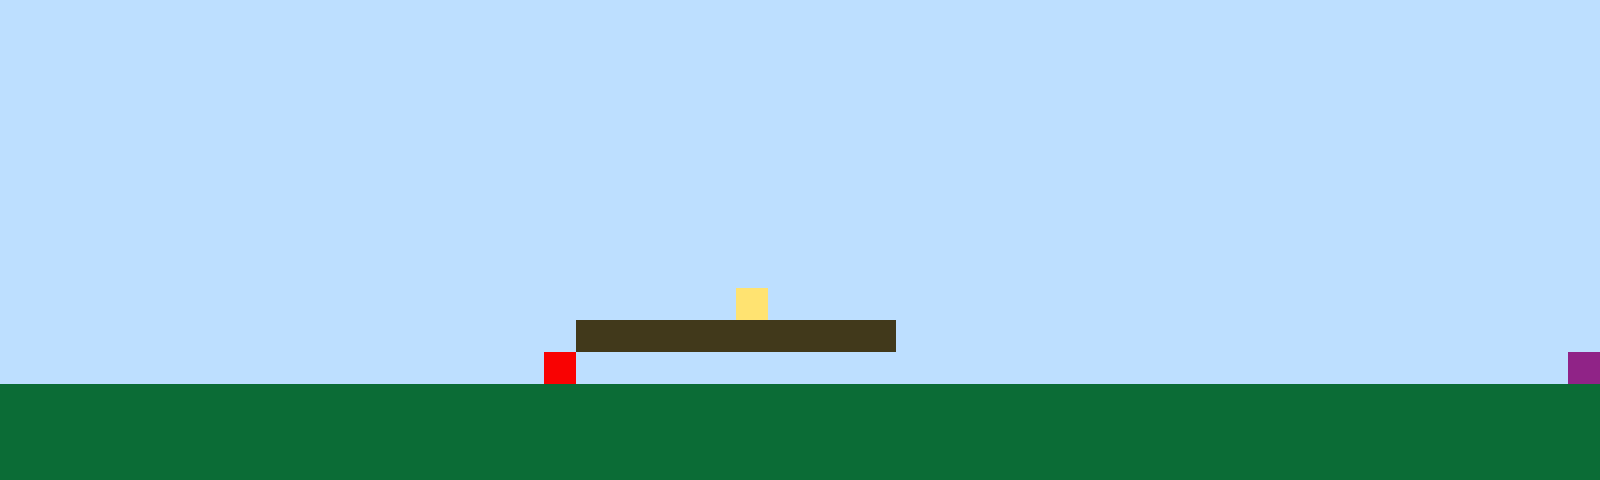

This is a level from a 2D game, rendered from its Tiled map with the project's own tilesets. A one-line summary and the complete map file follow:
An orthogonal 50x15 tile map with 32x32 px tiles, 1 tile layer (Tile Layer 1).

<map version="1.10" tiledversion="1.11.2" orientation="orthogonal" renderorder="right-up" width="50" height="15" tilewidth="32" tileheight="32" infinite="0" nextlayerid="2" nextobjectid="1"><editorsettings><export target="map1.csv" format="csv" /></editorsettings><tileset firstgid="1" name="sprites" tilewidth="32" tileheight="32" tilecount="6" columns="3"><image source="sprites.png" width="96" height="64" /></tileset><layer id="1" name="Tile Layer 1" width="50" height="15"><data encoding="csv">1,1,1,1,1,1,1,1,1,1,1,1,1,1,1,1,1,1,1,1,1,1,1,1,1,1,1,1,1,1,1,1,1,1,1,1,1,1,1,1,1,1,1,1,1,1,1,1,1,1,1,1,1,1,1,1,1,1,1,1,1,1,1,1,1,1,1,1,1,1,1,1,1,1,1,1,1,1,1,1,1,1,1,1,1,1,1,1,1,1,1,1,1,1,1,1,1,1,1,1,1,1,1,1,1,1,1,1,1,1,1,1,1,1,1,1,1,1,1,1,1,1,1,1,1,1,1,1,1,1,1,1,1,1,1,1,1,1,1,1,1,1,1,1,1,1,1,1,1,1,1,1,1,1,1,1,1,1,1,1,1,1,1,1,1,1,1,1,1,1,1,1,1,1,1,1,1,1,1,1,1,1,1,1,1,1,1,1,1,1,1,1,1,1,1,1,1,1,1,1,1,1,1,1,1,1,1,1,1,1,1,1,1,1,1,1,1,1,1,1,1,1,1,1,1,1,1,1,1,1,1,1,1,1,1,1,1,1,1,1,1,1,1,1,1,1,1,1,1,1,1,1,1,1,1,1,1,1,1,1,1,1,1,1,1,1,1,1,1,1,1,1,1,1,1,1,1,1,1,1,1,1,1,1,1,1,1,1,1,1,1,1,1,1,1,1,1,1,1,1,1,1,1,1,1,1,1,1,1,1,1,1,1,1,1,1,1,1,1,1,1,1,1,1,1,1,1,1,1,1,1,1,1,1,1,1,1,1,1,1,1,1,1,1,1,1,1,1,1,1,1,1,1,1,1,1,1,1,1,1,1,1,1,1,1,1,1,1,1,1,1,1,1,1,1,1,1,1,1,1,1,1,1,1,1,1,1,1,1,1,1,1,1,1,1,1,1,1,1,1,1,1,1,1,1,1,1,1,1,1,1,1,1,1,1,1,1,1,1,1,1,1,1,1,1,1,1,1,1,1,1,1,1,1,1,1,1,1,1,1,1,1,1,1,1,1,1,1,1,1,1,1,1,1,1,1,1,1,1,1,1,1,1,1,1,1,1,1,1,1,1,1,1,4,1,1,1,1,1,1,1,1,1,1,1,1,1,1,1,1,1,1,1,1,1,1,1,1,1,1,1,1,1,1,1,1,1,1,1,1,1,1,1,1,1,1,1,1,3,3,3,3,3,3,3,3,3,3,1,1,1,1,1,1,1,1,1,1,1,1,1,1,1,1,1,1,1,1,1,1,1,1,1,1,1,1,1,1,1,1,1,1,1,1,1,1,1,5,1,1,1,1,1,1,1,1,1,1,1,1,1,1,1,1,1,1,1,1,1,1,1,1,1,1,1,1,1,1,1,6,2,2,2,2,2,2,2,2,2,2,2,2,2,2,2,2,2,2,2,2,2,2,2,2,2,2,2,2,2,2,2,2,2,2,2,2,2,2,2,2,2,2,2,2,2,2,2,2,2,2,2,2,2,2,2,2,2,2,2,2,2,2,2,2,2,2,2,2,2,2,2,2,2,2,2,2,2,2,2,2,2,2,2,2,2,2,2,2,2,2,2,2,2,2,2,2,2,2,2,2,2,2,2,2,2,2,2,2,2,2,2,2,2,2,2,2,2,2,2,2,2,2,2,2,2,2,2,2,2,2,2,2,2,2,2,2,2,2,2,2,2,2,2,2,2,2,2,2,2,2</data></layer></map>
